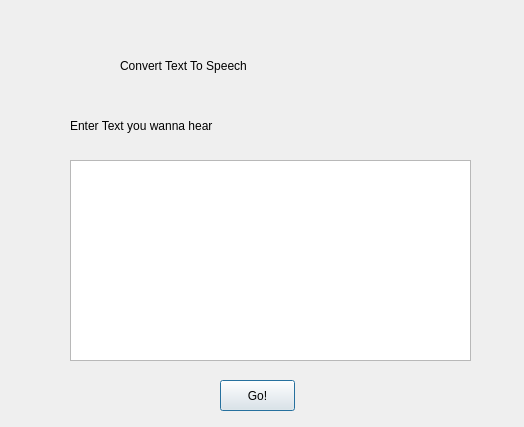
<?xml version="1.0" encoding="UTF-8"?>
<ui version="4.0">
 <class>Dialog</class>
 <widget class="QDialog" name="Dialog">
  <property name="geometry">
   <rect>
    <x>0</x>
    <y>0</y>
    <width>524</width>
    <height>427</height>
   </rect>
  </property>
  <property name="windowTitle">
   <string>Dialog</string>
  </property>
  <widget class="QLabel" name="label">
   <property name="geometry">
    <rect>
     <x>120</x>
     <y>40</y>
     <width>311</width>
     <height>51</height>
    </rect>
   </property>
   <property name="styleSheet">
    <string notr="true">font: 24pt &quot;Forte&quot;;</string>
   </property>
   <property name="text">
    <string>Convert Text To Speech</string>
   </property>
  </widget>
  <widget class="QLabel" name="label_2">
   <property name="geometry">
    <rect>
     <x>70</x>
     <y>110</y>
     <width>271</width>
     <height>31</height>
    </rect>
   </property>
   <property name="styleSheet">
    <string notr="true">font: 75 16pt &quot;MS Shell Dlg 2&quot;;</string>
   </property>
   <property name="text">
    <string>Enter Text you wanna hear</string>
   </property>
  </widget>
  <widget class="QTextEdit" name="field">
   <property name="geometry">
    <rect>
     <x>70</x>
     <y>160</y>
     <width>401</width>
     <height>201</height>
    </rect>
   </property>
   <property name="styleSheet">
    <string notr="true">font: 11pt &quot;MS Shell Dlg 2&quot;;</string>
   </property>
  </widget>
  <widget class="QPushButton" name="btn">
   <property name="geometry">
    <rect>
     <x>220</x>
     <y>380</y>
     <width>75</width>
     <height>31</height>
    </rect>
   </property>
   <property name="styleSheet">
    <string notr="true">font: 14pt &quot;Arial Rounded MT Bold&quot;;</string>
   </property>
   <property name="text">
    <string>Go!</string>
   </property>
  </widget>
 </widget>
 <resources/>
 <connections/>
</ui>
